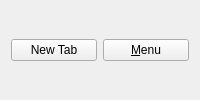
<?xml version="1.0" encoding="UTF-8"?>
<ui version="4.0">
 <class>TabButtons</class>
 <widget class="QWidget" name="TabButtons">
  <layout class="QHBoxLayout" name="horizontalLayout">
   <item>
    <widget class="QPushButton" name="newTabButton">
     <property name="focusPolicy">
      <enum>Qt::FocusPolicy::NoFocus</enum>
     </property>
     <property name="toolTip">
      <string>Ctrl+T</string>
     </property>
     <property name="text">
      <string>New Tab</string>
     </property>
     <property name="icon">
      <iconset theme="QIcon::ThemeIcon::ListAdd"/>
     </property>
     <property name="shortcut">
      <string>Ctrl+T</string>
     </property>
    </widget>
   </item>
   <item>
    <widget class="QPushButton" name="menuButton">
     <property name="focusPolicy">
      <enum>Qt::FocusPolicy::NoFocus</enum>
     </property>
     <property name="text">
      <string>&amp;Menu</string>
     </property>
    </widget>
   </item>
  </layout>
 </widget>
 <resources/>
 <connections/>
</ui>
